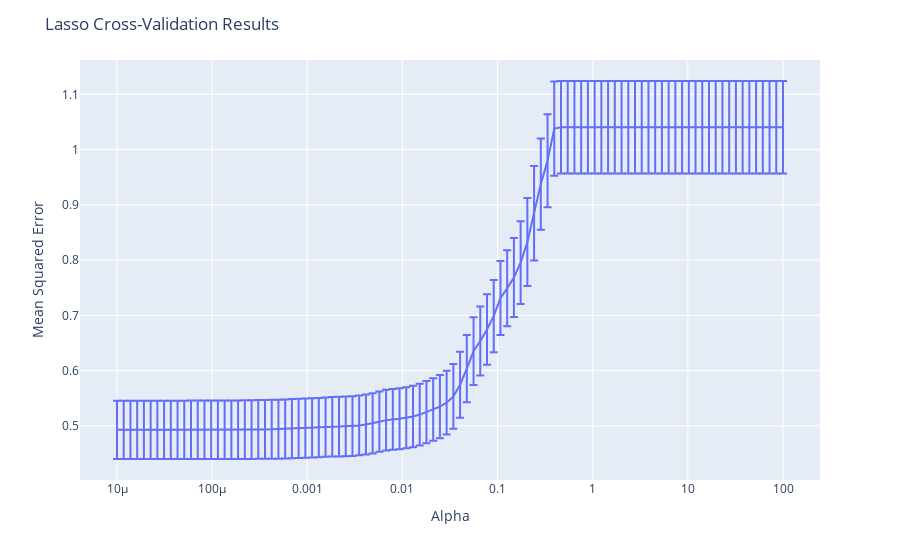

Notebook cell for this chart:
### Code cell
cv_results = pd.DataFrame({'alpha': lasso_cv_model.alphas_,
                           'mse': np.mean(lasso_cv_model.mse_path_, axis=1),
                           'std_error': np.std(lasso_cv_model.mse_path_, axis=1)})

fig = px.line(cv_results, x='alpha', y='mse')
fig.update_layout(title='Lasso Cross-Validation Results',
                  xaxis_title='Alpha',
                  xaxis_type='log',
                  yaxis_title='Mean Squared Error')
fig.update_traces(error_y=dict(type='data', array=cv_results['std_error']))


fig.show()
